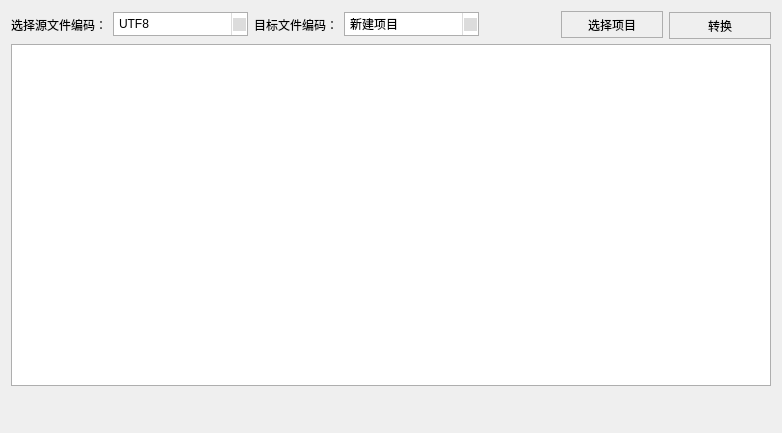
<?xml version="1.0" encoding="UTF-8"?>
<ui version="4.0">
 <class>Widget</class>
 <widget class="QWidget" name="Widget">
  <property name="geometry">
   <rect>
    <x>0</x>
    <y>0</y>
    <width>782</width>
    <height>433</height>
   </rect>
  </property>
  <property name="windowTitle">
   <string>Widget</string>
  </property>
  <property name="styleSheet">
   <string notr="true">QPushButton {
	border: 1px solid #AEAEAE;
	border-radius: 0;
	color: #000000;
	min-width: 100px;
	min-height: 25px;
	padding: 0px;
}

QPushButton:hover {
	color: #ffffff;
	background-color: #448ACA;
}

QComboBox{
    border-radius: 0px;
    padding: 1px 10px 1px 5px;
    border: 1px solid #AEAEAE;
	min-width: 100px;
	min-height: 20px;
}

QComboBox::drop-down {
    subcontrol-origin: padding;
    subcontrol-position: top right;
    width: 15px;
    border-left-width: 1px;
    border-left-style: solid;
    border-left-color: #DCDCDC;
}

QComboBox::down-arrow {
    background-color: #DCDCDC;
}

QLabel#labelStatus {
	color: #0000ff;
}

QTextBrowser {
	border: 1px solid #AEAEAE;
	background-color: #ffffff;
}


QScrollBar:vertical {
    width:10px;
    background-color:#ffffff;
}

QScrollBar:horizontal {
    height:10px;
    background-color: #ffffff;
}

QScrollBar::handle:vertical {
    width:10px;
	height: 100px;
    background: #D3D3D3;
}

QScrollBar::handle:horizontal {
    height:10px;
    background: #D3D3D3;
}

QScrollBar::handle:vertical:hover {
    width:10px;
    background: #C9C9C9;
}

QScrollBar::handle:horizontal:hover {
    height:10px;
    background: #C9C9C9;
}

QScrollBar::add-line:vertical {
    height:0px;
    width:0px;
}

QScrollBar::add-line:horizontal {
    height:0px;
    width:0px;
}

QScrollBar::sub-line:vertical {
    height:0px;
    width:0px;
}

</string>
  </property>
  <layout class="QVBoxLayout" name="verticalLayout">
   <item>
    <layout class="QHBoxLayout" name="horizontalLayout">
     <item>
      <widget class="QLabel" name="label">
       <property name="text">
        <string>选择源文件编码：</string>
       </property>
      </widget>
     </item>
     <item>
      <widget class="QComboBox" name="comboBoxCodecSource">
       <item>
        <property name="text">
         <string>UTF8</string>
        </property>
       </item>
       <item>
        <property name="text">
         <string>GB18030</string>
        </property>
       </item>
      </widget>
     </item>
     <item>
      <widget class="QLabel" name="label_2">
       <property name="text">
        <string>目标文件编码：</string>
       </property>
      </widget>
     </item>
     <item>
      <widget class="QComboBox" name="comboBoxCodecDest">
       <item>
        <property name="text">
         <string>新建项目</string>
        </property>
       </item>
       <item>
        <property name="text">
         <string>新建项目</string>
        </property>
       </item>
       <item>
        <property name="text">
         <string>新建项目</string>
        </property>
       </item>
       <item>
        <property name="text">
         <string>新建项目</string>
        </property>
       </item>
       <item>
        <property name="text">
         <string>新建项目</string>
        </property>
       </item>
       <item>
        <property name="text">
         <string>新建项目</string>
        </property>
       </item>
       <item>
        <property name="text">
         <string>新建项目</string>
        </property>
       </item>
       <item>
        <property name="text">
         <string>新建项目</string>
        </property>
       </item>
       <item>
        <property name="text">
         <string>新建项目</string>
        </property>
       </item>
       <item>
        <property name="text">
         <string>新建项目</string>
        </property>
       </item>
       <item>
        <property name="text">
         <string>新建项目</string>
        </property>
       </item>
      </widget>
     </item>
     <item>
      <spacer name="horizontalSpacer">
       <property name="orientation">
        <enum>Qt::Horizontal</enum>
       </property>
       <property name="sizeHint" stdset="0">
        <size>
         <width>40</width>
         <height>20</height>
        </size>
       </property>
      </spacer>
     </item>
     <item>
      <widget class="QPushButton" name="btnProject">
       <property name="text">
        <string>选择项目</string>
       </property>
      </widget>
     </item>
     <item>
      <widget class="QPushButton" name="btnChange">
       <property name="maximumSize">
        <size>
         <width>100</width>
         <height>25</height>
        </size>
       </property>
       <property name="text">
        <string>转换</string>
       </property>
      </widget>
     </item>
    </layout>
   </item>
   <item>
    <widget class="QTextBrowser" name="textBrowser"/>
   </item>
   <item>
    <widget class="QLabel" name="labelStatus">
     <property name="minimumSize">
      <size>
       <width>0</width>
       <height>30</height>
      </size>
     </property>
     <property name="text">
      <string/>
     </property>
    </widget>
   </item>
  </layout>
 </widget>
 <layoutdefault spacing="6" margin="11"/>
 <resources/>
 <connections/>
</ui>
